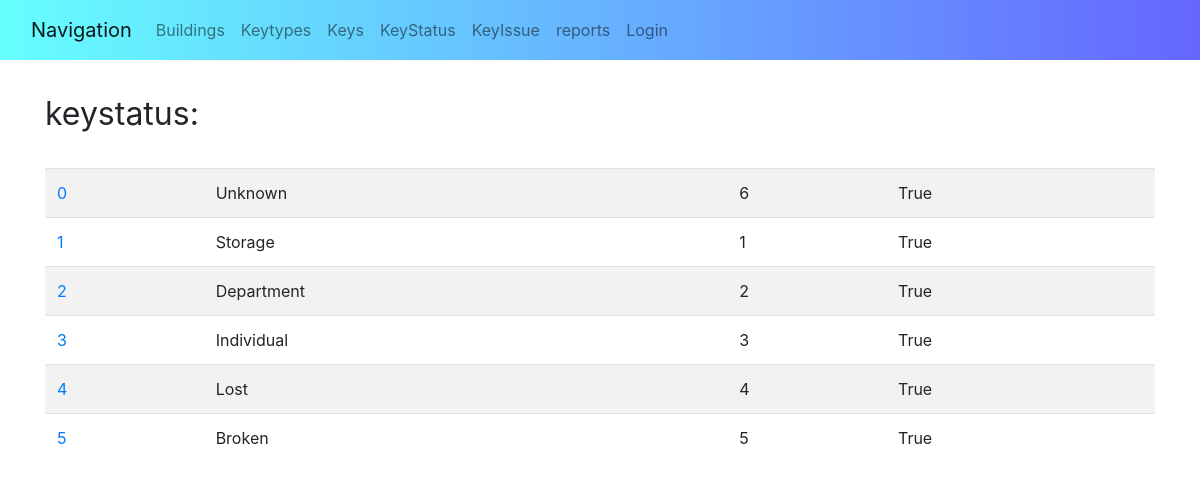
Page /keys/keystatus/ on the earlier database version.
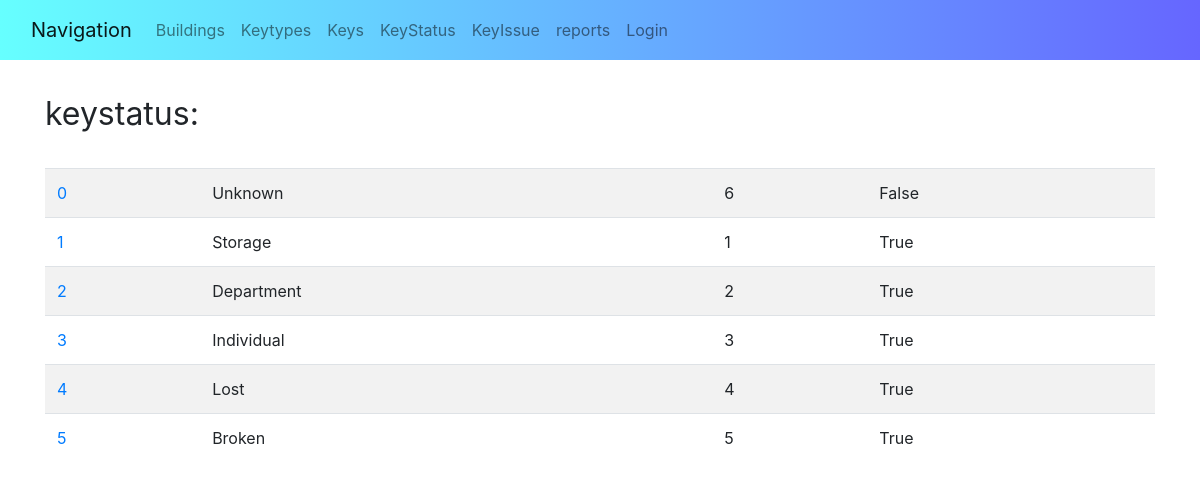
Same page on the later database version.
### keys/models.py (models this page shows, shortened)
class keystatus(models.Model):
    identifier = models.CharField(max_length = 255, unique = True)
    label = models.CharField(max_length=100, null=False)
    order = models.IntegerField(null=False)
    is_active = models.BooleanField(null=False)

### keys/views/keystatus_views.py (the view)
class keystatusListView(ListView):
    model = keystatus
    template_name = "keys/keystatus_list.html"
    paginate_by = 20
    context_object_name = "keystatus_list"
    allow_empty = True
    page_kwarg = 'page'
    paginate_orphans = 0
    def __init__(self, **kwargs):
        super(keystatusListView, self).__init__(**kwargs)
    def dispatch(self, *args, **kwargs):
        return super(keystatusListView, self).dispatch(*args, **kwargs)
    def get(self, request, *args, **kwargs):
        return super(keystatusListView, self).get(request, *args, **kwargs)
    def get_queryset(self):
        return super(keystatusListView, self).get_queryset()
    def get_allow_empty(self):
        return super(keystatusListView, self).get_allow_empty()
    def get_context_data(self, *args, **kwargs):
        ret = super(keystatusListView, self).get_context_data(*args, **kwargs)
        return ret
    def get_paginate_by(self, queryset):
        return super(keystatusListView, self).get_paginate_by(queryset)
    def get_context_object_name(self, object_list):
        return super(keystatusListView, self).get_context_object_name(object_list)
    def paginate_queryset(self, queryset, page_size):
        return super(keystatusListView, self).paginate_queryset(queryset, page_size)
    def get_paginator(self, queryset, per_page, orphans=0, allow_empty_first_page=True):
        return super(keystatusListView, self).get_paginator(queryset, per_page, orphans=0, allow_empty_first_page=True)
    def render_to_response(self, context, **response_kwargs):
        return super(keystatusListView, self).render_to_response(context, **response_kwargs)
    def get_template_names(self):
        return super(keystatusListView, self).get_template_names()

### keys/templates/keys/keystatus_list.html (shortened to what this page needs)
{% extends "keys/keystatus_base.html" %}
{% block content %}
    <div class = "container margin">
        <div class = "margin">
            <a class = "main-header">keystatus: </a> &emsp; &nbsp;
        </div>
        <table class="table table-striped  table-responsive-md table-hover margin">
        {% for keystatus in keystatus_list %}
            <tr>
                <td><a href={% url "keys:keystatus_detail" keystatus.pk %}>{{ keystatus.identifier }}</a></td>
                <td><a>{{ keystatus.label }}</a></td>
                <td><a>{{ keystatus.order }}</a></td>
                <td><a>{{ keystatus.is_active }}</a></td>
            </tr>
        {% empty %}
            <li>No keystatus yet.</li>
        {% endfor %}
        </table>
    </div>
{% endblock %}

Differences in the rows shown:
changed keystatus "Unknown": is_active "True" → "False"
